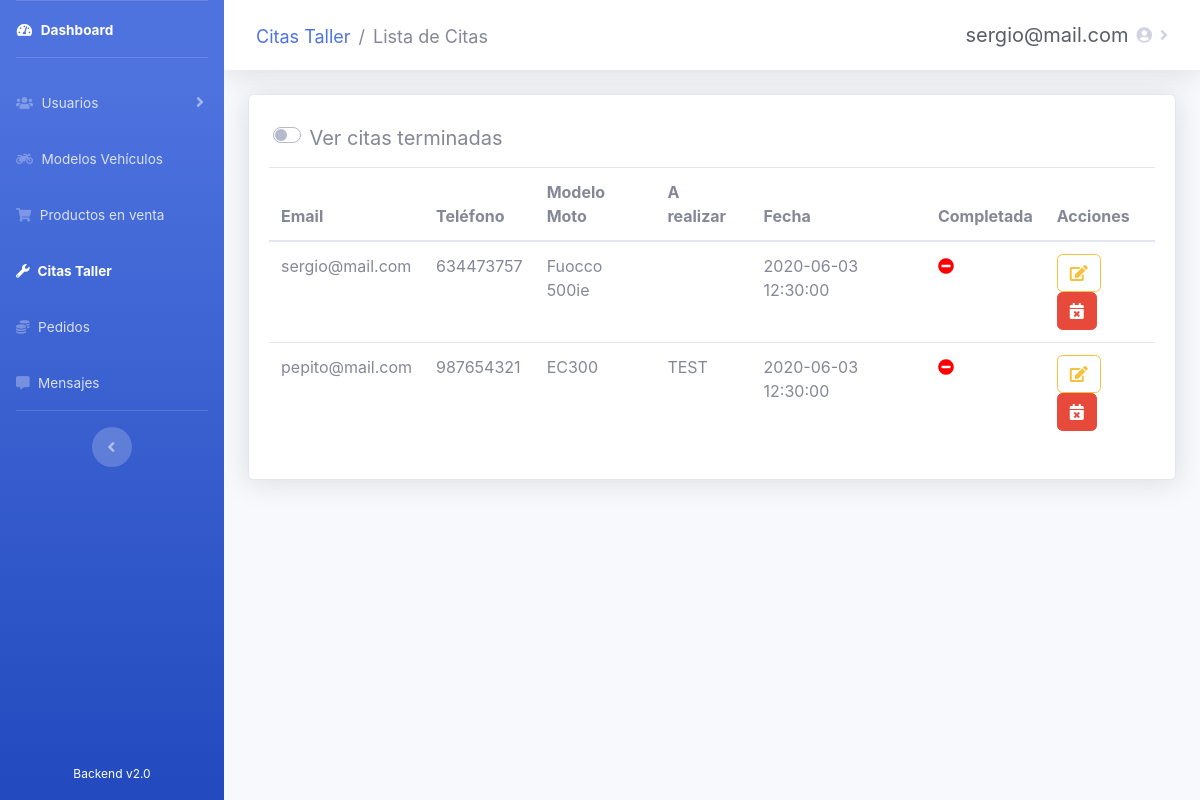
Page /admin/tasks/citas.php (signed in) on the earlier database version.
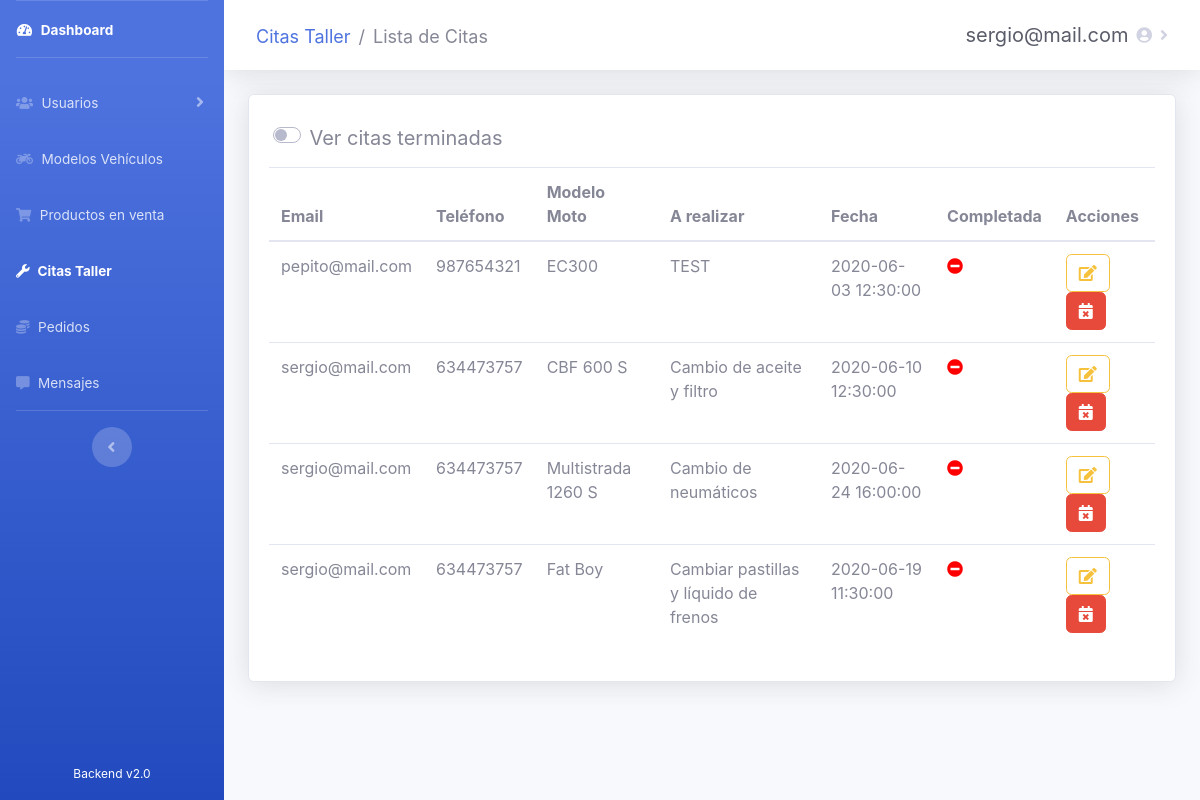
Same page on the later database version.
### tables this page shows
CREATE TABLE `usuarios` (
  `id_usuario` int(10) NOT NULL,
  `email` varchar(40) NOT NULL,
  `password` varchar(80) DEFAULT NULL,
  `nombre` varchar(30) DEFAULT NULL,
  `apellidos` varchar(60) DEFAULT NULL,
  `direccion` varchar(100) DEFAULT NULL,
  `localidad` varchar(30) DEFAULT NULL,
  `provincia` int(10) DEFAULT NULL,
  `cp` int(5) DEFAULT NULL,
  `telefono` int(15) DEFAULT NULL,
  `is_admin` tinyint(1) DEFAULT 0,
  `registrado` tinyint(1) DEFAULT 1
);

CREATE TABLE `moto_models` (
  `id_model` int(10) NOT NULL,
  `nombre` varchar(60) NOT NULL,
  `fabricante` int(10) NOT NULL,
  `is_active` tinyint(1) DEFAULT 1
);

CREATE TABLE `citas` (
  `id_cita` int(10) NOT NULL,
  `id_usuario` int(10) DEFAULT NULL,
  `id_moto` int(10) NOT NULL,
  `fecha` datetime NOT NULL,
  `comentarios` varchar(250) DEFAULT NULL,
  `completada` tinyint(1) NOT NULL DEFAULT 0
);

### admin/tasks/citas.php (the view, shortened to what the changed rows need)
<?php
require_once('../recursos/conexionBD.php');
?>
<!DOCTYPE html>
<html lang="es">
<head>
  <link rel="stylesheet" href="https://use.fontawesome.com/releases/v5.11.2/css/all.css">
  <link href="../../css/sidebar-admin.css" rel="stylesheet">
  <link rel="stylesheet" type="text/css" href="https://cdn.datatables.net/v/bs4/dt-1.10.21/b-1.6.2/r-2.2.4/datatables.min.css" />
</head>
<body id="page-top">
  <div id="wrapper">
    <div id="content-wrapper" class="d-flex flex-column">
      <div id="content" style="max-height: 100%">
        <div class="container-fluid">
          <div class="card shadow mb-4">
            <div class="card-body">
              <div class="table-responsive" id="citasPendientes">
                <table class="table citas" cellspacing="0">
                  <thead>
                    <tr>
                      <th>Email</th>
                      <th>Teléfono</th>
                      <th>Modelo Moto</th>
                      <th>A realizar</th>
                      <th>Fecha</th>
                      <th>Completada</th>
                      <th>Acciones</th>
                    </tr>
                  </thead>
                  <tbody>
                    <?php
                    $consulta = "SELECT `id_cita`, `id_usuario`, `id_moto`, `fecha`, `comentarios`, `completada` FROM citas WHERE completada = 0";
                    $resultado = mysqli_query($conexion, $consulta);
                    while ($fila = mysqli_fetch_array($resultado)) { ?>
                      <tr>
                        <td><?php $consulta2 = "SELECT usuarios.email FROM citas
                                                  INNER JOIN usuarios ON citas.id_usuario = usuarios.id_usuario
                                                  WHERE citas.id_cita = $fila[id_cita]";
                            $resultado2 = mysqli_query($conexion, $consulta2);
                            while ($fila2 = mysqli_fetch_array($resultado2)) {
                              echo $fila2["email"];
                            } ?></td>
                        <td><?php $consulta3 = "SELECT usuarios.telefono FROM citas
                                                  INNER JOIN usuarios ON citas.id_usuario = usuarios.id_usuario
                                                  WHERE citas.id_cita = $fila[id_cita]";
                            $resultado3 = mysqli_query($conexion, $consulta3);
                            while ($fila3 = mysqli_fetch_array($resultado3)) {
                              echo $fila3["telefono"];
                            } ?></td>
                        <td><?php $consulta4 = "SELECT moto_models.nombre FROM citas
                                                  INNER JOIN motos ON citas.id_moto = motos.id_moto
                                                  INNER JOIN moto_models on motos.modelo = moto_models.id_model WHERE citas.id_cita = $fila[id_cita]";
                            $resultado4 = mysqli_query($conexion, $consulta4);
                            while ($fila4 = mysqli_fetch_array($resultado4)) {
                              echo $fila4["nombre"];
                            }
                            ?></td>
                        <td><?php echo $fila["comentarios"]; ?></td>
                        <td><?php echo $fila["fecha"]; ?></td>
                        <td><?php echo "<span class='fas fa-minus-circle' title='No realizada' style='color:red'></span>"; ?></td>
                        <td>
                          <a class="btn btn-outline-warning noFocus" href="#" title="Cambiar estado de cita" onclick="cambiarEstadoCita('<?php echo $fila["id_cita"]; ?>');"><i class='fas fa-edit'></i></a>
                          <a class="btn btn-danger noFocus" title="Borrar Cita" style="cursor: pointer;" onclick="borrarCita('<?php echo $fila["id_cita"]; ?>');"><i class="fas fa-calendar-times" style="color: white"></i></a>
                        </td>
                      </tr>
                    <?php }; ?>
                  </tbody>
                </table>
              </div>
            </div>
          </div>
        </div>
      </div>
    </div>
  </div>
</body>
</html>

Differences in the rows shown:
removed citas: fecha "2020-06-03 12:30:00", usuarios (email "sergio@mail.com", telefono "634473757")
no longer on this page (row unchanged): moto_models: nombre "Fuocco 500ie", shown under "2020-06-03 12:30:00"
added citas: comentarios "Cambio de aceite y filtro", fecha "2020-06-10 12:30:00", usuarios (email "sergio@mail.com", telefono "634473757")
now on this page (row unchanged): moto_models: nombre "CBF 600 S", shown under "Cambio de aceite y filtro"
added citas: comentarios "Cambio de neumáticos", fecha "2020-06-24 16:00:00", usuarios (email "sergio@mail.com", telefono "634473757")
now on this page (row unchanged): moto_models: nombre "Multistrada 1260 S", shown under "Cambio de neumáticos"
added citas: comentarios "Cambiar pastillas y líquido de frenos", fecha "2020-06-19 11:30:00", usuarios (email "sergio@mail.com", telefono "634473757")
now on this page (row unchanged): moto_models: nombre "Fat Boy", shown under "Cambiar pastillas y líquido de frenos"
